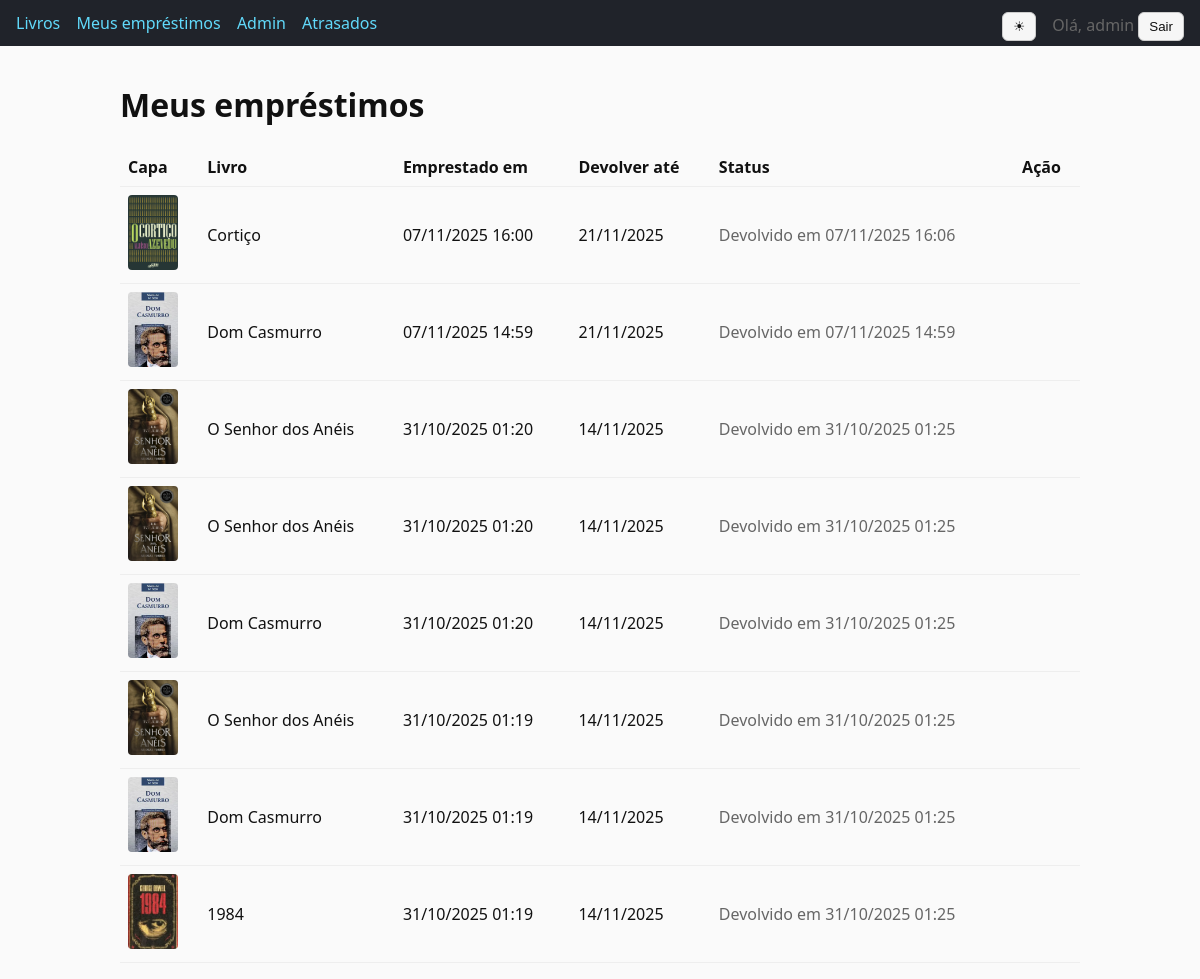
Screenshot of /me/loans/ (signed in) with the database file from the repository.
### catalog/models.py (models this page shows, shortened)
class Loan(models.Model):
	book = models.ForeignKey(Book, on_delete=models.CASCADE, related_name="loans")
	user = models.ForeignKey(settings.AUTH_USER_MODEL, on_delete=models.CASCADE, related_name="loans")
	borrowed_at = models.DateTimeField(auto_now_add=True)
	due_date = models.DateField()
	returned_at = models.DateTimeField(null=True, blank=True)
	class Meta:
		ordering = ["-borrowed_at"]
		constraints = [
			models.CheckConstraint(
				check=Q(due_date__gte=Cast(F("borrowed_at"), output_field=models.DateField())),
				name="loan_due_after_borrowed",
			),
		]

class Book(models.Model):
	title = models.CharField(max_length=255)
	author = models.CharField(max_length=255)
	isbn = models.CharField(max_length=13, unique=True)
	copies_total = models.PositiveIntegerField(default=1)
	image = models.ImageField(upload_to='book_covers/', blank=True, null=True)
	category = models.ForeignKey(
		Category, on_delete=models.SET_NULL, null=True, blank=True, related_name="books"
	)
	language = models.CharField("Idioma", max_length=50, blank=True)
	publisher = models.CharField("Editora", max_length=150, blank=True)
	edition_year = models.IntegerField("Ano de edição", null=True, blank=True)
	series = models.CharField("Série", max_length=150, blank=True)
	subject = models.CharField("Assunto", max_length=150, blank=True)
	material = models.CharField("Material", max_length=100, blank=True)
	created_at = models.DateTimeField(auto_now_add=True)
	class Meta:
		ordering = ["title"]

### catalog/views.py (the view)
# urls.py: path("me/loans/", views.my_loans, name="my_loans"),
@login_required
def my_loans(request: HttpRequest) -> HttpResponse:
	loans = Loan.objects.filter(user=request.user).select_related("book")
	return render(request, "catalog/my_loans.html", {"loans": loans})

### templates/catalog/my_loans.html (shortened to what this page needs)
{% extends 'base.html' %}
{% block content %}
  <h1>Meus empréstimos</h1>
  {% if loans %}
    <table>
      <thead>
        <tr>
          <th>Capa</th>
          <th>Livro</th>
          <th>Emprestado em</th>
          <th>Devolver até</th>
          <th>Status</th>
          <th>Ação</th>
        </tr>
      </thead>
      <tbody>
      {% for loan in loans %}
        <tr>
          <td>
            {% if loan.book.image %}
              <img src="{{ loan.book.image.url }}" alt="Capa de {{ loan.book.title }}" style="width: 50px; height: 75px; object-fit: cover; border-radius: 4px;">
            {% else %}
              <div style="width: 50px; height: 75px; background: var(--accent); border-radius: 4px; display: flex; align-items: center; justify-content: center; color: var(--bg); font-size: 10px; text-align: center;">Sem capa</div>
            {% endif %}
          </td>
          <td>{{ loan.book.title }}</td>
          <td>{{ loan.borrowed_at|date:'d/m/Y H:i' }}</td>
          <td>{{ loan.due_date|date:'d/m/Y' }}</td>
          <td>
            {% if loan.returned_at %}
              <span class="muted">Devolvido em {{ loan.returned_at|date:'d/m/Y H:i' }}</span>
            {% elif loan.is_overdue %}
              <strong class="danger">Atrasado</strong>
            {% else %}
              <span>Ativo</span>
            {% endif %}
          </td>
          <td>
          </td>
        </tr>
      {% endfor %}
      </tbody>
    </table>
  {% else %}
    <p class="muted">Você ainda não possui empréstimos.</p>
  {% endif %}
{% endblock %}

### templates/base.html (shortened to what this page needs)
<!DOCTYPE html>
<html lang="pt-br">
<head>
</head>
<body>
  <header>
    <nav>
      <a href="{% url 'catalog:book_list' %}">Livros</a>
      <a href="{% url 'catalog:my_loans' %}">Meus empréstimos</a>
      {% if user.is_staff %}
        <a href="{% url 'admin:index' %}">Admin</a>
        <a href="{% url 'catalog:admin_overdue_loans' %}">Atrasados</a>
      {% endif %}
      <span class="right">
        <button id="theme-toggle" class="btn toggle" type="button" aria-label="Alternar tema"></button>
        {% if user.is_authenticated %}
          <span class="muted">Olá, {{ user.get_username }}</span>
          <form style="display:inline" action="{% url 'logout' %}" method="post">
            <button class="btn" type="submit">Sair</button>
          </form>
        {% else %}
          <a href="{% url 'login' %}">Entrar</a>
        {% endif %}
      </span>
    </nav>
  </header>
  <main>
    {% block content %}{% endblock %}
  </main>
</body>
</html>

### templates/base.html (style rules this page uses)
:root { --bg: #fafafa; --text: #111111; --primary: #20232a; --accent: #61dafb; --muted: #666666; --card-bg: #ffffff; --card-border: #e4e4e4; --danger: #b00020; --success: #0a7f2e; --btn-bg: #f6f6f6; --btn-border: #cccccc; --table-border: #eeeeee; }
body { font-family: system-ui, Arial, sans-serif; margin: 0; background: var(--bg); color: var(--text); }
header { background: var(--primary); color:#fff; padding:12px 16px; }
header a { color: var(--accent); text-decoration:none; margin-right:12px; }
main { padding:16px; max-width: 960px; margin: 0 auto; }
.muted { color: var(--muted); }
.btn { display:inline-block; padding:6px 10px; border:1px solid var(--btn-border); background: var(--btn-bg); color: var(--text); border-radius:6px; cursor:pointer; }
nav .right { float:right; }
table { width:100%; border-collapse: collapse; }
th, td { padding:8px; border-bottom:1px solid var(--table-border); text-align:left; }
.toggle { margin-right:12px; }

### rows the page displays
Loan: book.image (picture), book "Cortiço", borrowed_at "07/11/2025 16:00", due_date "21/11/2025", returned_at "07/11/2025 16:06"
Loan: book.image (picture), book "Dom Casmurro", borrowed_at "07/11/2025 14:59", due_date "21/11/2025", returned_at "07/11/2025 14:59"
Loan: book.image (picture), book "O Senhor dos Anéis", borrowed_at "31/10/2025 01:20", due_date "14/11/2025", returned_at "31/10/2025 01:25"
Loan: book.image (picture), book "O Senhor dos Anéis", borrowed_at "31/10/2025 01:20", due_date "14/11/2025", returned_at "31/10/2025 01:25"
Loan: book.image (picture), book "Dom Casmurro", borrowed_at "31/10/2025 01:20", due_date "14/11/2025", returned_at "31/10/2025 01:25"
Loan: book.image (picture), book "O Senhor dos Anéis", borrowed_at "31/10/2025 01:19", due_date "14/11/2025", returned_at "31/10/2025 01:25"
Loan: book.image (picture), book "Dom Casmurro", borrowed_at "31/10/2025 01:19", due_date "14/11/2025", returned_at "31/10/2025 01:25"
Loan: book.image (picture), book "1984", borrowed_at "31/10/2025 01:19", due_date "14/11/2025", returned_at "31/10/2025 01:25"

### other values shown
{{ user.get_username }} "admin"
